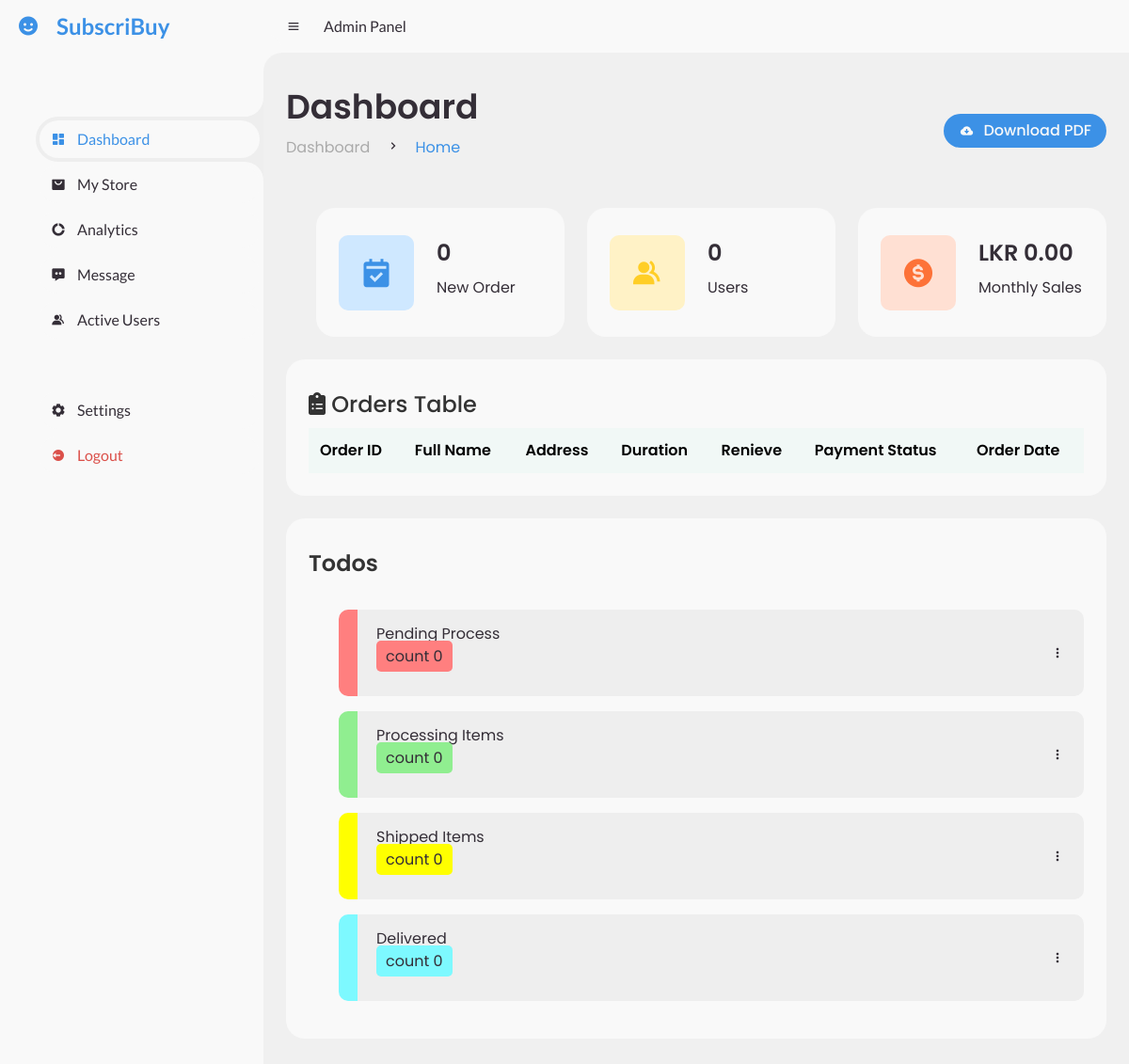
Before: /admin/index.php with the older database file.
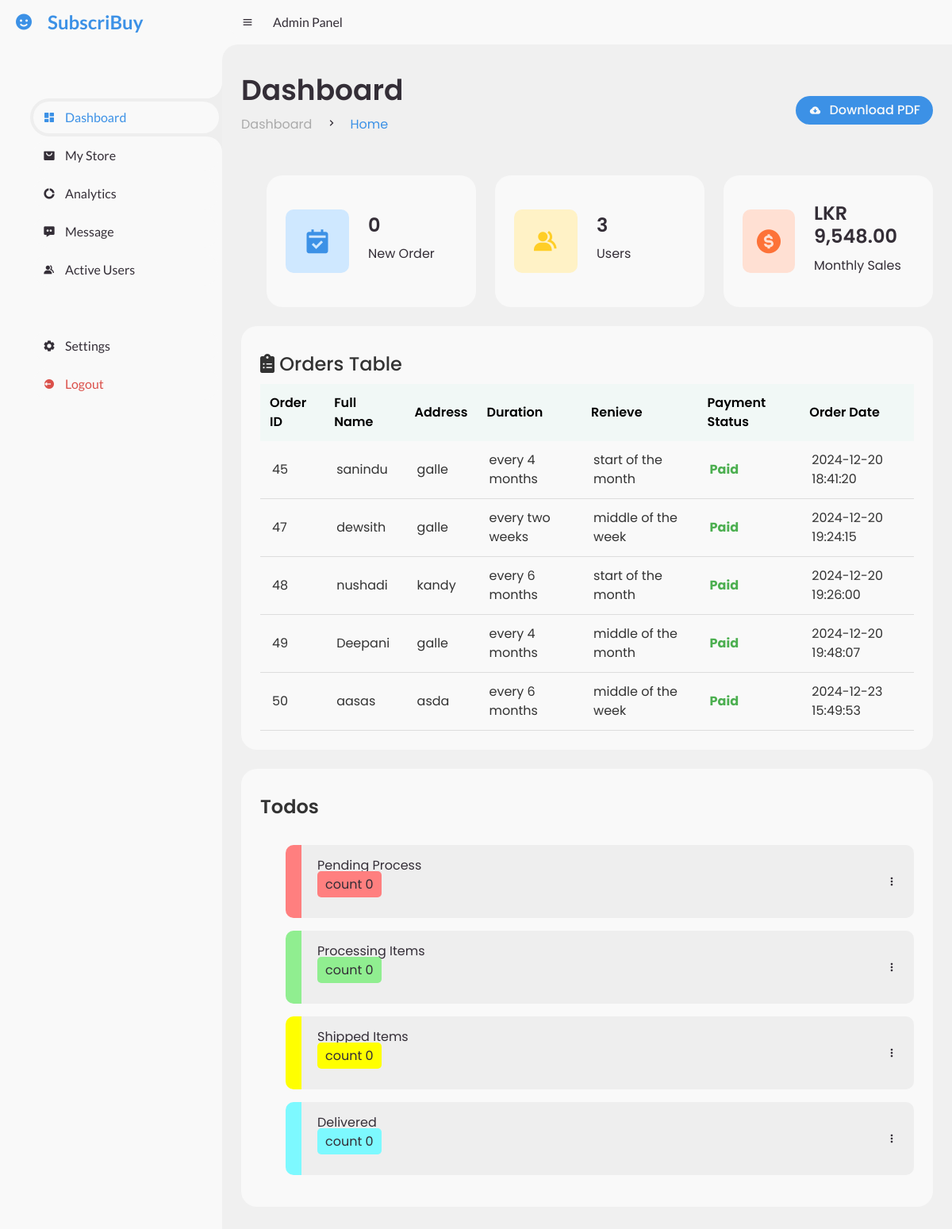
After: the same page with the newer database file.
### tables this page shows
CREATE TABLE `orders` (
  `id` int(11) NOT NULL,
  `c_id` varchar(11) NOT NULL,
  `fullname` varchar(255) NOT NULL,
  `email` varchar(255) NOT NULL,
  `address` text NOT NULL,
  `duration` varchar(50) DEFAULT NULL,
  `renieve` varchar(255) DEFAULT NULL,
  `total_price` decimal(10,2) NOT NULL,
  `payment_status` enum('pending','paid','failed') DEFAULT 'pending',
  `transaction_id` varchar(255) DEFAULT NULL,
  `order_date` timestamp NOT NULL DEFAULT current_timestamp(),
  `order_status` varchar(20) DEFAULT 'toPay',
  `start_date` date NOT NULL,
  `end_date` date NOT NULL,
  `tracking_id` varchar(12) NOT NULL
);

### admin/index.php (the view, shortened to what this page needs)
<?php
$activePage = 'dashboard';
include('admin-header.php');
?>
<?php
include '../dbase.php';
$query = "SELECT COUNT(*) AS pending_count FROM orders WHERE order_status = 'pending'";
$result = $conn->query($query);
$pending_count = 0;
if ($row = $result->fetch_assoc()) {
    $pending_count = $row['pending_count'];
}
$query = "SELECT COUNT(*) AS processing_count FROM orders WHERE order_status = 'recived'";
$result = $conn->query($query);
$processing_count = 0;
if ($row = $result->fetch_assoc()) {
    $processing_count = $row['processing_count'];
}
$query = "SELECT COUNT(*) AS shipped_count FROM orders WHERE order_status = 'processed'";
$result = $conn->query($query);
$shipped_count = 0;
if ($row = $result->fetch_assoc()) {
    $shipped_count = $row['shipped_count'];
}
$query = "SELECT COUNT(*) AS delivered_count FROM orders WHERE order_status = 'shipped'";
$result = $conn->query($query);
$delivered_count = 0;
if ($row = $result->fetch_assoc()) {
    $delivered_count = $row['delivered_count'];
}
$query = "SELECT COUNT(c_id) AS customer_count FROM customers";
$result = $conn->query($query);
$customer_count = 0;
if ($result && $row = $result->fetch_assoc()) {
    $customer_count = $row['customer_count'];
}
$current_month = date('m');
$current_year = date('Y');
$query = "
    SELECT SUM(total_price) AS total_sales
    FROM orders
    WHERE payment_status = 'paid'
    AND MONTH(order_date) = $current_month
    AND YEAR(order_date) = $current_year
";
$result = $conn->query($query);
$total_sales = 0;
if ($result && $row = $result->fetch_assoc()) {
    $total_sales = $row['total_sales'] ? $row['total_sales'] : 0;
}
$query = "SELECT id, fullname, address, duration, renieve, payment_status, order_date FROM orders";
$result = $conn->query($query);
?>
    <link rel="stylesheet" href="https://cdn.datatables.net/1.13.6/css/jquery.dataTables.min.css">
    <link rel="stylesheet" href="https://cdnjs.cloudflare.com/ajax/libs/font-awesome/6.0.0/css/all.min.css">
    <main>
        <div class="head-title">
            <div class="left">
                <h1>Dashboard</h1>
                <ul class="breadcrumb">
                    <li>
                        <a href="#">Dashboard</a>
                    </li>
                    <li><i class='bx bx-chevron-right'></i></li>
                    <li>
                        <a class="active" href="#">Home</a>
                    </li>
                </ul>
            </div>
            <a href="#" class="btn-download">
                <i class='bx bxs-cloud-download'></i>
                <span class="text">Download PDF</span>
            </a>
        </div>
        <ul class="box-info">
        <li>
            <i class='bx bxs-calendar-check'></i>
            <span class="text">
                <h3><?php echo $pending_count; ?></h3>
                <p>New Order</p>
            </span>
        </li>
        <li>
            <i class='bx bxs-group'></i>
            <span class="text">
                <h3><?php echo $customer_count; ?></h3>
                <p>Users</p>
            </span>
        </li>
        <li>
            <i class='bx bxs-dollar-circle'></i>
            <span class="text">
                <h3>LKR <?php echo number_format($total_sales, 2); ?></h3>
                <p>Monthly Sales</p>
            </span>
        </li>
        </ul>
        <div class="table-data">
<div class="table-container">
    <table id="ordersTable" class="display">
    <h3><i class="fa-solid fa-clipboard-list"></i> Orders Table</h3>
        <thead>
            <tr>
                <th>Order ID</th>
                <th>Full Name</th>
                <th>Address</th>
                <th>Duration</th>
                <th>Renieve</th>
                <th>Payment Status</th>
                <th>Order Date</th>
            </tr>
        </thead>
        <tbody>
            <?php while ($row = $result->fetch_assoc()): ?>
                <tr>
                    <td><?php echo htmlspecialchars($row['id']); ?></td>
                    <td><?php echo htmlspecialchars($row['fullname']); ?></td>
                    <td><?php echo htmlspecialchars($row['address']); ?></td>
                    <td><?php echo htmlspecialchars($row['duration'] ?? 'N/A'); ?></td>
                    <td><?php echo htmlspecialchars($row['renieve'] ?? 'N/A'); ?></td>
                    <td class="status <?php echo strtolower($row['payment_status']); ?>">
                        <?php echo htmlspecialchars($row['payment_status']); ?>
                    </td>
                    <td><?php echo htmlspecialchars($row['order_date']); ?></td>
                </tr>
            <?php endwhile; ?>
        </tbody>
    </table>
</div>
            <div class="todo">
                <div class="head">
                    <h3>Todos</h3>
                </div>
                <ul class="todo-list" id="todoList">
                    <li class="todopending mouse" onclick="window.location.href='pending.php';">
                    <p>Pending Process &emsp;&emsp;&emsp;&emsp;&emsp;&emsp;
                    &emsp;&emsp;&emsp;&emsp;&emsp;&emsp;&emsp;&emsp;&emsp;
                    &emsp;&emsp;&emsp;&emsp;&emsp;&emsp;&emsp;&emsp;&emsp;
                    &emsp;&emsp;&emsp;&emsp;&emsp;&emsp;&emsp;&emsp;&emsp;
                    <span style="background-color: #FF7F7F; padding: 5px 10px 5px 10px; border-radius: 5px"> count  <?php echo $pending_count; ?></span></p>
                        <i class='bx bx-dots-vertical-rounded'></i>
                    </li>
                    <li class="todoprocess mouse" onclick="window.location.href='process.php';">
                        <p>Processing Items &nbsp;&nbsp;&emsp;&emsp;&emsp;&emsp;&emsp;
                    &emsp;&emsp;&emsp;&emsp;&emsp;&emsp;&emsp;&emsp;&emsp;
                    &emsp;&emsp;&emsp;&emsp;&emsp;&emsp;&emsp;&emsp;&emsp;
                    &emsp;&emsp;&emsp;&emsp;&emsp;&emsp;&emsp;&emsp;&emsp;
                    <span style="background-color: #90EE90; padding: 5px 10px 5px 10px; border-radius: 5px"> count  <?php echo $processing_count; ?></span></p></p>
                        <i class='bx bx-dots-vertical-rounded'></i>
                    </li>
                    <li class="todoshipent mouse" onclick="window.location.href='shipment.php';">
                        <p>Shipped Items
                    &emsp;&emsp;&emsp;&emsp;&emsp;&emsp;&emsp;
                    &emsp;&emsp;&emsp;&emsp;&emsp;&emsp;&emsp;&emsp;&emsp;
                    &emsp;&emsp;&emsp;&emsp;&emsp;&emsp;&emsp;&emsp;&emsp;
                    &emsp;&emsp;&emsp;&emsp;&emsp;&emsp;&emsp;&emsp;&emsp;
                    <span style="background-color: #FFFF00; padding: 5px 10px 5px 10px; border-radius: 5px"> count  <?php echo $shipped_count; ?></span></p></p>
                        <i class='bx bx-dots-vertical-rounded'></i>
                    </li>
                    <li class="todocompleted mouse" onclick="window.location.href='delivered.php';">
                        <p>Delivered &nbsp;
                    &emsp;&emsp;&emsp;&emsp;&emsp;&emsp;&emsp;&emsp;&emsp;
                    &emsp;&emsp;&emsp;&emsp;&emsp;&emsp;&emsp;&emsp;&emsp;
                    &emsp;&emsp;&emsp;&emsp;&emsp;&emsp;&emsp;&emsp;&emsp;
                    &emsp;&emsp;&emsp;&emsp;&emsp;&emsp;&emsp;&emsp;&emsp;
                    <span style="background-color: #7DF9FF; padding: 5px 10px 5px 10px; border-radius: 5px"> count  <?php echo $delivered_count; ?></span></p></p>
                        <i class='bx bx-dots-vertical-rounded'></i>
                    </li>
                </ul>
            </div>
        </div>
    </main>
</section>
</body>
</html>

### admin/admin-header.php (shortened to what this page needs)
<?php
$activePage = isset($activePage) ? $activePage : '';
?>
<!DOCTYPE html>
<html lang="en">
<head>
	<link href='https://unpkg.com/boxicons@2.0.9/css/boxicons.min.css' rel='stylesheet'>
	<link href="https://cdn.jsdelivr.net/npm/bootstrap@5.3.0-alpha1/dist/css/bootstrap.min.css" rel="stylesheet">
	<link rel="stylesheet" href="style.css">
    <link rel="stylesheet" href="myStoreStyle.css">
</head>
<body>
<section id="sidebar">
	<a href="#" class="brand">
		<i class='bx bxs-smile'></i>
		<span class="text">SubscriBuy</span>
	</a>
	<ul class="side-menu top">
		<li class="<?= $activePage === 'dashboard' ? 'active' : '' ?>">
			<a href="index.php">
				<i class='bx bxs-dashboard'></i>
				<span class="text">Dashboard</span>
			</a>
		</li>
		<li class="<?= $activePage === 'myStore' ? 'active' : '' ?>">
			<a href="myStore.php">
				<i class='bx bxs-shopping-bag-alt'></i>
				<span class="text">My Store</span>
			</a>
		</li>
		<li class="<?= $activePage === 'analytic' ? 'active' : '' ?>">
			<a href="analytic.php">
				<i class='bx bxs-doughnut-chart'></i>
				<span class="text">Analytics</span>
			</a>
		</li>
		<li class="<?= $activePage === 'message' ? 'active' : '' ?>">
			<a href="admin-messages.php">
				<i class='bx bxs-message-dots'></i>
				<span class="text">Message</span>
			</a>
		</li>
		<li class="<?= $activePage === 'activeStatus' ? 'active' : '' ?>">
			<a href="activeUsers.php">
				<i class='bx bxs-group'></i>
				<span class="text">Active Users</span>
			</a>
		</li>
	</ul>
	<ul class="side-menu">
		<li class="<?= $activePage === 'addadmin' ? 'active' : '' ?>">
			<a href="admin.php">
				<i class='bx bxs-cog'></i>
				<span class="text">Settings</span>
			</a>
		</li>
		<li>
			<a href="logout.php" class="logout">
				<i class='bx bxs-log-out-circle'></i>
				<span class="text">Logout</span>
			</a>
		</li>
	</ul>
</section>
<section id="content">
    <nav>
        <i class='bx bx-menu'></i>
        <a href="#" class="nav-link">Admin Panel</a>
    </nav>

### admin/mystorestyle.css (style rules this page uses)
body { font-family: 'Poppins', sans-serif; background-color: #f0f0f0; }

### admin/index.php (style rules this page uses)
h3 { text-align: left; font-size: 1.5rem; color: #333; margin: 10px 0; }
.table-container { width: 100%; margin: 0 auto; background-color: #fff; border-radius: 12px; padding: 20px; }
table { width: 100%; }
th { background-color: #f1f8f6; color: black; font-weight: 600; padding: 12px; text-align: left; }
td { padding: 12px 15px; border-bottom: 1px solid #ddd; text-align: left; color: #333; }
tr:nth-child(even) { background-color: #f9f9f9; }
.status { font-weight: bold; text-transform: capitalize; }
.status.paid { color: #4caf50; }
.mouse { cursor: pointer; }
.todocompleted { border-left: 20px solid #7DF9FF; border-radius: 5px; padding: 10px; }
.todopending { border-left: 20px solid #FF7F7F; border-radius: 5px; padding: 10px; }
.todoprocess { border-left: 20px solid #90EE90; border-radius: 5px; padding: 10px; }
.todoshipent { border-left: 20px solid #FFFF00; border-radius: 5px; padding: 10px; }

Changed rows visible on the page:
added orders: id "45", fullname "sanindu", address "galle", duration "every 4 months", renieve "start of the month", payment_status "Paid", order_date "2024-12-20 18:41:20"
added orders: id "47", fullname "dewsith", address "galle", duration "every two weeks", renieve "middle of the week", payment_status "Paid", order_date "2024-12-20 19:24:15"
added orders: id "48", fullname "nushadi", address "kandy", duration "every 6 months", renieve "start of the month", payment_status "Paid", order_date "2024-12-20 19:26:00"
added orders: id "49", fullname "Deepani", address "galle", duration "every 4 months", renieve "middle of the month", payment_status "Paid", order_date "2024-12-20 19:48:07"
added orders: id "50", fullname "aasas", address "asda", duration "every 6 months", renieve "middle of the week", payment_status "Paid", order_date "2024-12-23 15:49:53"
Other visible differences:
$customer_count: "0" → "3"
$total_sales: "0.00" → "9,548.00"
